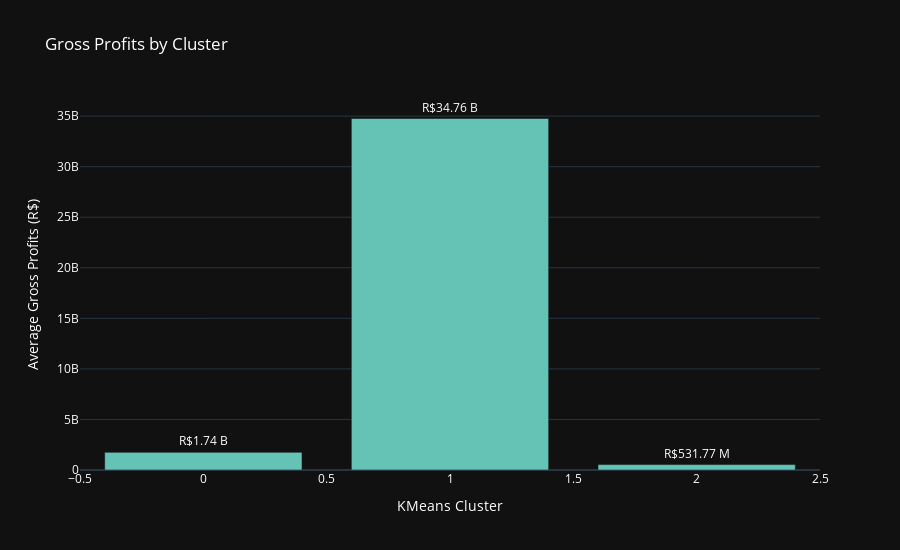

Notebook source saved alongside this figure:
### Markdown cell above
**Average EBITDA Analysis by Cluster**

**EBITDA Overview**

- **`Cluster 0`**: Posts an average EBITDA of **R$1.13 Billion**, suggesting moderate operational profitability.
- **`Cluster 1`**: Significantly leads with an average EBITDA of **R$19.60 Billion**, indicative of high operational efficiency or a presence in highly profitable sectors.
- **`Cluster 2`**: Has the lowest average EBITDA, at **R$89.06 Million**, potentially reflecting smaller or newer companies.

**Comparative Analysis**

- The EBITDA of **`Cluster 1`** dwarfs that of the other clusters, potentially due to the scale of operations or higher-margin businesses.
- **`Cluster 0`**'s EBITDA reflects steady business performance but shows room for growth or operational improvements to reach the level of Cluster 1.
- The much lower EBITDA in **`Cluster 2`** suggests these companies might be in their nascent stages, specialized niches, or facing operational challenges.

**Sector Implications**

- Companies in **`Cluster 1`** such as `Petrobras` (PETR3.SA, PETR4.SA) may be driving the high average EBITDA, often characteristic of the energy sector's large capital-intensive operations.
- Firms in **`Cluster 0`** might include consumer-facing businesses like `Magazine Luiza S.A.` (MGLU3.SA), indicating solid but comparatively lower profitability sectors.
- Entities in **`Cluster 2`** could involve emerging tech or startup ventures that typically exhibit lower EBITDA in their growth phase.

**Summary**

- The EBITDA figures highlight **Cluster 1** as potentially the most established, with **Cluster 0** occupying a middle ground and **Cluster 2** needing strategic focus to enhance profitability.

### Code cell
formatted_gross_profits = format_values(liquidity_reserves['gross_profits'])

fig = go.Figure()
fig.add_trace(go.Bar(x=liquidity_reserves['kmeans_cluster'], y=liquidity_reserves['gross_profits'], hovertext=formatted_gross_profits, name='Gross Profits', marker=dict(color='rgb(100, 195, 181)'), text=formatted_gross_profits))
fig.update_traces(textposition='outside')
fig.update_layout(title='Average Gross Profits by Cluster', xaxis_title='KMeans Cluster', yaxis_title='Average Gross Profits (R$)', template='plotly_dark', font=dict(color='white'), height=550)
fig.show()

### Figure 1 — Plotly figure (JSON) as saved in the notebook; plotly's stock layout.template omitted (floating-point values rounded to 4 significant figures)
{"data": [{"hovertext": ["R$1.74 B", "R$34.76 B", "R$531.77 M"], "marker": {"color": "rgb(100, 195, 181)"}, "name": "Gross Profits", "text": ["R$1.74 B", "R$34.76 B", "R$531.77 M"], "textposition": "outside", "type": "bar", "x": [0, 1, 2], "y": [1744000000.0, 34763569750, 531800000.0]}], "layout": {"font": {"color": "white"}, "height": 550, "title": {"text": "Gross Profits by Cluster"}, "xaxis": {"title": {"text": "KMeans Cluster"}}, "yaxis": {"title": {"text": "Average Gross Profits (R$)"}}}}
